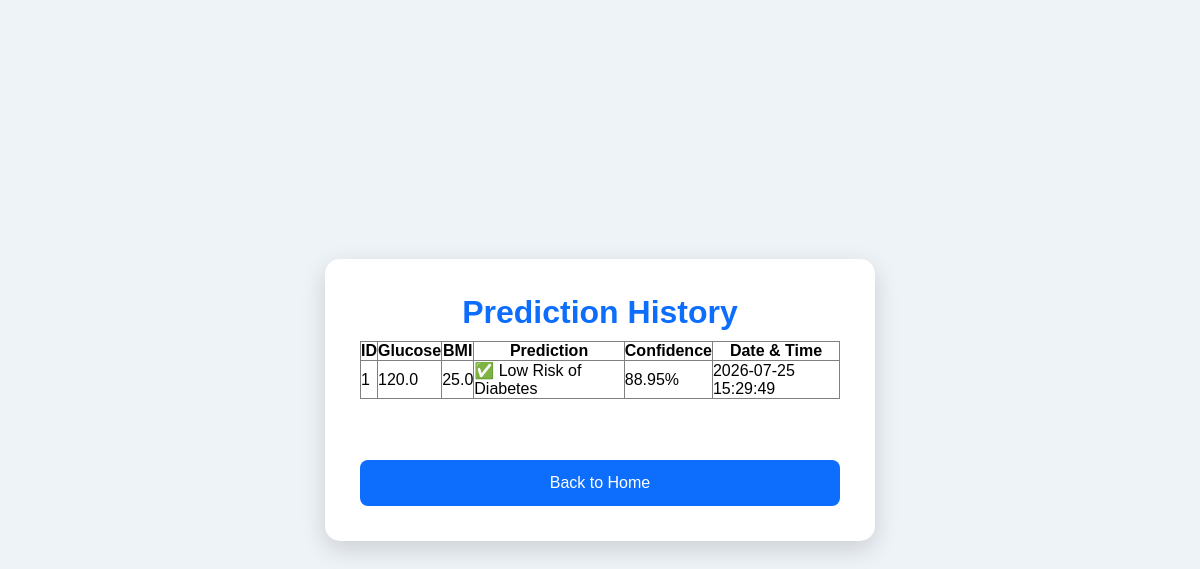
Before: /history with the older database file.
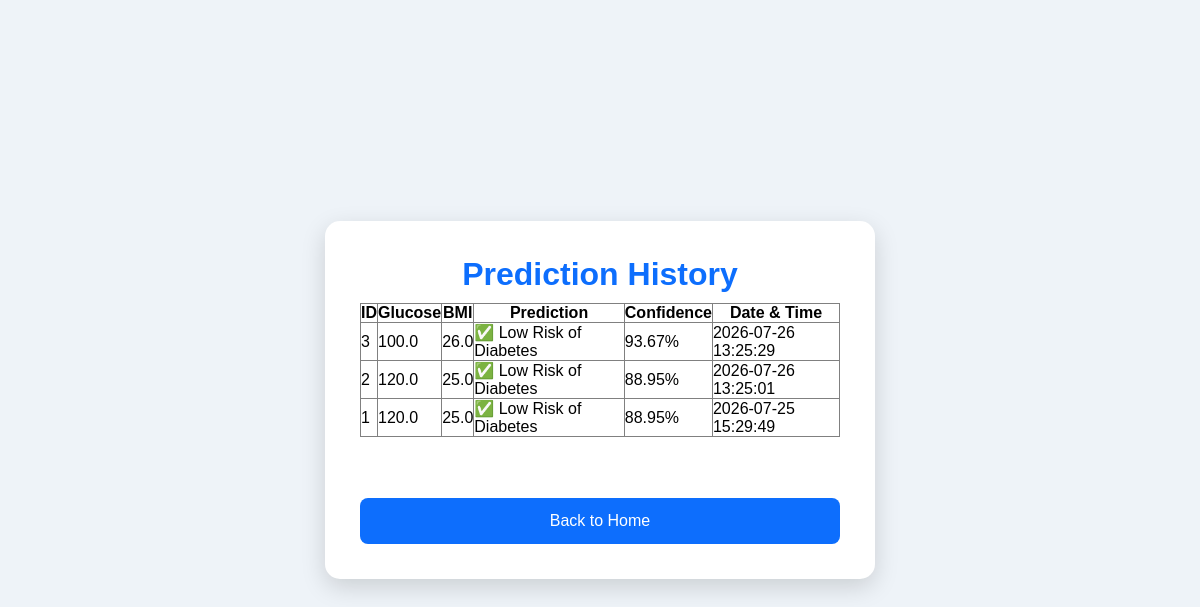
After: the same page with the newer database file.
### tables this page shows
CREATE TABLE predictions (

        id INTEGER PRIMARY KEY AUTOINCREMENT,

        pregnancies REAL,
        glucose REAL,
        blood_pressure REAL,
        skin_thickness REAL,
        insulin REAL,
        bmi REAL,
        diabetes_pedigree REAL,
        age REAL,

        prediction TEXT,
        confidence REAL,

        created_at TIMESTAMP DEFAULT CURRENT_TIMESTAMP

    );

### app.py (the view)
@app.route("/history")
def history():
    predictions = get_all_predictions()
    return render_template(
        "history.html",
        predictions=predictions
    )

### db.py (called while the page is built)
def get_connection():
    return sqlite3.connect(DATABASE_NAME)

def get_all_predictions():
    connection = get_connection()
    cursor = connection.cursor()
    cursor.execute("""
        SELECT *
        FROM predictions
        ORDER BY created_at DESC
    """)
    data = cursor.fetchall()
    connection.close()
    return data

### templates/history.html (shortened to what this page needs)
<!DOCTYPE html>
<html>
<head>
    <link rel="stylesheet" href="{{ url_for('static', filename='style.css') }}">
</head>
<body>
<div class="container">
    <h1>Prediction History</h1>
    <table border="1" cellpadding="10" cellspacing="0" style="margin:auto; border-collapse:collapse;">
        <tr>
            <th>ID</th>
            <th>Glucose</th>
            <th>BMI</th>
            <th>Prediction</th>
            <th>Confidence</th>
            <th>Date & Time</th>
        </tr>
        {% for row in predictions %}
        <tr>
            <td>{{ row[0] }}</td>
            <td>{{ row[2] }}</td>
            <td>{{ row[6] }}</td>
            <td>{{ row[9] }}</td>
            <td>{{ row[10] }}%</td>
            <td>{{ row[11] }}</td>
        </tr>
        {% endfor %}
    </table>
    <br><br>
    <a href="/">
        <button>Back to Home</button>
    </a>
</div>
</body>
</html>

### static/style.css (style rules this page uses)
* { margin: 0; padding: 0; box-sizing: border-box; }
body { font-family: Arial, Helvetica, sans-serif; background: #eef3f8; display: flex; justify-content: center; align-items: center; min-height: 100vh; padding: 30px; }
.container { width: 100%; max-width: 550px; background: #ffffff; padding: 35px; border-radius: 15px; box-shadow: 0 8px 25px rgba(0,0,0,0.15); }
h1 { text-align: center; color: #0d6efd; margin-bottom: 10px; }
button { width: 100%; margin-top: 25px; padding: 14px; border: none; border-radius: 8px; background: #0d6efd; color: white; font-size: 16px; cursor: pointer; transition: 0.3s; }
a { text-decoration: none; }

Changed rows visible on the page:
added predictions: id "3", glucose "100.0", bmi "26.0", prediction "✅ Low Risk of Diabetes", confidence "93.67", created_at "2026-07-26 13:25:29"
added predictions: id "2", glucose "120.0", bmi "25.0", prediction "✅ Low Risk of Diabetes", confidence "88.95", created_at "2026-07-26 13:25:01"
